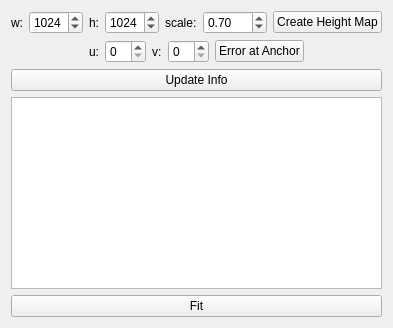
     <widget class="QWidget" name="tab_2">
      <attribute name="title">
       <string>Info</string>
      </attribute>
      <layout class="QVBoxLayout" name="verticalLayout_2">
       <item>
        <layout class="QHBoxLayout" name="horizontalLayout_7">
         <item>
          <widget class="QLabel" name="label_13">
           <property name="text">
            <string>w:</string>
           </property>
          </widget>
         </item>
         <item>
          <widget class="QSpinBox" name="sbHeightMapWidth">
           <property name="maximum">
            <number>9999</number>
           </property>
           <property name="value">
            <number>1024</number>
           </property>
          </widget>
         </item>
         <item>
          <widget class="QLabel" name="label_21">
           <property name="text">
            <string>h:</string>
           </property>
          </widget>
         </item>
         <item>
          <widget class="QSpinBox" name="sbHeightMapHeight">
           <property name="maximum">
            <number>9999</number>
           </property>
           <property name="value">
            <number>1024</number>
           </property>
          </widget>
         </item>
         <item>
          <widget class="QLabel" name="label_22">
           <property name="text">
            <string>scale:</string>
           </property>
          </widget>
         </item>
         <item>
          <widget class="QDoubleSpinBox" name="dsbHeightMapScale">
           <property name="maximum">
            <double>999.990000000000009</double>
           </property>
           <property name="value">
            <double>0.700000000000000</double>
           </property>
          </widget>
         </item>
         <item>
          <widget class="QPushButton" name="pbCreateHeightMap">
           <property name="text">
            <string>Create Height Map</string>
           </property>
          </widget>
         </item>
        </layout>
       </item>
       <item>
        <layout class="QHBoxLayout" name="horizontalLayout_9">
         <item>
          <spacer name="horizontalSpacer_3">
           <property name="orientation">
            <enum>Qt::Horizontal</enum>
           </property>
           <property name="sizeHint" stdset="0">
            <size>
             <width>40</width>
             <height>20</height>
            </size>
           </property>
          </spacer>
         </item>
         <item>
          <widget class="QLabel" name="label_14">
           <property name="sizePolicy">
            <sizepolicy hsizetype="Fixed" vsizetype="Preferred">
             <horstretch>0</horstretch>
             <verstretch>0</verstretch>
            </sizepolicy>
           </property>
           <property name="text">
            <string>u:</string>
           </property>
          </widget>
         </item>
         <item>
          <widget class="QSpinBox" name="sbInfoU">
           <property name="sizePolicy">
            <sizepolicy hsizetype="Fixed" vsizetype="Fixed">
             <horstretch>0</horstretch>
             <verstretch>0</verstretch>
            </sizepolicy>
           </property>
          </widget>
         </item>
         <item>
          <widget class="QLabel" name="label_15">
           <property name="sizePolicy">
            <sizepolicy hsizetype="Fixed" vsizetype="Preferred">
             <horstretch>0</horstretch>
             <verstretch>0</verstretch>
            </sizepolicy>
           </property>
           <property name="text">
            <string>v:</string>
           </property>
          </widget>
         </item>
         <item>
          <widget class="QSpinBox" name="sbInfoV">
           <property name="sizePolicy">
            <sizepolicy hsizetype="Fixed" vsizetype="Fixed">
             <horstretch>0</horstretch>
             <verstretch>0</verstretch>
            </sizepolicy>
           </property>
          </widget>
         </item>
         <item>
          <widget class="QPushButton" name="pbErrorAtAnchor">
           <property name="text">
            <string>Error at Anchor</string>
           </property>
           <property name="checkable">
            <bool>true</bool>
           </property>
           <property name="checked">
            <bool>false</bool>
           </property>
           <property name="flat">
            <bool>false</bool>
           </property>
          </widget>
         </item>
         <item>
          <spacer name="horizontalSpacer_4">
           <property name="orientation">
            <enum>Qt::Horizontal</enum>
           </property>
           <property name="sizeHint" stdset="0">
            <size>
             <width>40</width>
             <height>20</height>
            </size>
           </property>
          </spacer>
         </item>
        </layout>
       </item>
       <item>
        <widget class="QPushButton" name="pbUpdateInfo">
         <property name="text">
          <string>Update Info</string>
         </property>
         <property name="checkable">
          <bool>false</bool>
         </property>
         <property name="checked">
          <bool>false</bool>
         </property>
         <property name="autoRepeat">
          <bool>false</bool>
         </property>
        </widget>
       </item>
       <item>
        <widget class="QTextEdit" name="teInfo">
         <property name="sizePolicy">
          <sizepolicy hsizetype="Expanding" vsizetype="Expanding">
           <horstretch>0</horstretch>
           <verstretch>0</verstretch>
          </sizepolicy>
         </property>
         <property name="undoRedoEnabled">
          <bool>false</bool>
         </property>
         <property name="readOnly">
          <bool>true</bool>
         </property>
         <property name="acceptRichText">
          <bool>false</bool>
         </property>
        </widget>
       </item>
       <item>
        <widget class="QPushButton" name="pbInfoFit">
         <property name="text">
          <string>Fit</string>
         </property>
        </widget>
       </item>
      </layout>
     </widget>
